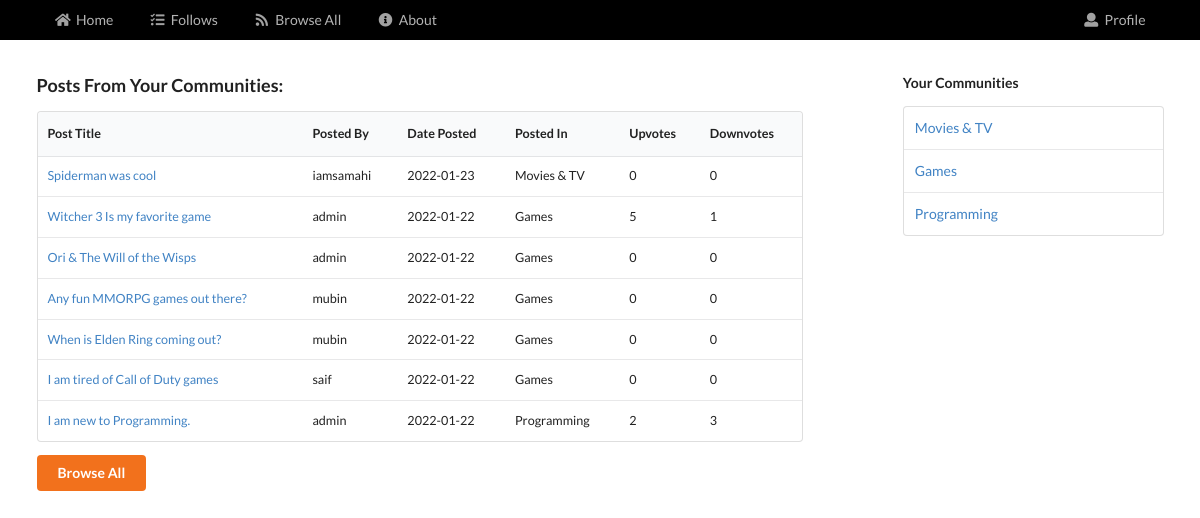
The page /view/follows.php?uname=admin on the database its author committed.
### tables this page shows
CREATE TABLE `posts` (
  `post_id` int(11) NOT NULL,
  `poster_id` int(11) NOT NULL,
  `community_id` int(11) NOT NULL,
  `post_title` varchar(150) NOT NULL,
  `post_content` varchar(500) NOT NULL,
  `datetime_posted` datetime NOT NULL DEFAULT current_timestamp(),
  `upvotes` int(11) NOT NULL,
  `downvotes` int(11) NOT NULL
);

CREATE TABLE `communities` (
  `community_id` int(11) NOT NULL,
  `community_name` varchar(50) NOT NULL,
  `description` varchar(250) NOT NULL
);

### view/follows.php (the view, shortened to what this page needs)
<?php
    include_once("./templates/head.php");
    require_once("../controllers/dbconfig.php");
    $username = $_GET["uname"];
    $followedPostsQuery = " SELECT
	                            p.post_id as postid,
                                (SELECT u.username FROM `users` u WHERE u.user_id = p.poster_id) as poster,
                                p.post_title as title,
                                c.community_name as comname,
                                c.community_id as comid,
                                DATE(p.datetime_posted) as posttime,
                                p.upvotes as uvotes,
                                p.downvotes as dvotes
                            FROM `posts` p
                            INNER JOIN `communities` c ON (c.community_id = p.community_id)
                            WHERE p.community_id IN (SELECT f.community_id
                                                     FROM `followed_communities` f
                                                     WHERE f.follower_id = (SELECT u.user_id
                                                                            FROM `users` u
                                                                            WHERE u.username = '$username'))";
    $followedPosts = mysqli_query( $connection , $followedPostsQuery )
        or die("failed to retrieve posts");
?>
<?php  include_once("./templates/navbar.php"); ?>
<div class="ui grid stackable container">
    <div class="row">
        <div class="eleven wide column">
            <h3 class="header row">Posts From Your Communities:</h3>
            <table class="ui table small">
                <thead>
                    <tr>
                        <th>Post Title</th>
                        <th>Posted By</th>
                        <th>Date Posted</th>
                        <th>Posted In</th>
                        <th>Upvotes</th>
                        <th>Downvotes</th>
                    </tr>
                </thead>
                <tbody>
                    <?php
                        if ( $followedPosts ) {
                            while( $rows = mysqli_fetch_array( $followedPosts ) ) {
                                extract( $rows );
                                echo "<tr>" ;
                                    echo "<td>  <a href=\"../view/post.php?postid=$postid&uname=$username&comid=$comid\">$title</a></td>";
                                    echo "<td> $poster</td>" ;
                                    echo "<td> $posttime</td>" ;
                                    echo "<td> $comname</td>" ;
                                    echo "<td> $uvotes</td>" ;
                                    echo "<td> $dvotes</td>" ;
                                echo "</tr>" ;
                            }
                        }
                    ?>
                </tbody>
            </table>
            <button class = "ui orange button" onclick="location.href='./browse-communities.php?uname=<?php echo $username; ?>'">Browse All</button>
        </div>
        <div class="four wide right floated column">
            <h5 class="header">Your  Communities</h5>
            <table class="ui table">
                <?php
                    $followComsQuery = "SELECT c.community_name as comname, c.community_id as comid
                                        FROM `communities` c
                                        INNER JOIN `followed_communities` f ON (f.community_id = c.community_id)
                                        INNER JOIN `users` u ON (f.follower_id = u.user_id)
                                        WHERE u.username = '$username'";
                    $followedComs = mysqli_query( $connection, $followComsQuery ) or die("Failed to fetch follow data");
                    if ( $followedComs ) {
                        while ( $rows = $followedComs->fetch_array() ) {
                            echo "<tr><td><a href='./community.php?uname=$username&comid=".$rows["comid"]."'>".$rows["comname"]."</a></td></tr>";
                        }
                    }
                ?>
            </table>
        </div>
    </div>
</div>
<?php
    include_once("./templates/foot.php");
?>

### rows shown on the page
posts: post_title "Spiderman was cool", poster "iamsamahi", posttime "2022-01-23", community.community_name "Movies & TV", upvotes "0", downvotes "0"
posts: post_title "Witcher 3 Is my favorite game", poster "admin", posttime "2022-01-22", community.community_name "Games", upvotes "5", downvotes "1"
posts: post_title "Ori & The Will of the Wisps", poster "admin", posttime "2022-01-22", community.community_name "Games", upvotes "0", downvotes "0"
posts: post_title "Any fun MMORPG games out there?", poster "mubin", posttime "2022-01-22", community.community_name "Games", upvotes "0", downvotes "0"
posts: post_title "When is Elden Ring coming out?", poster "mubin", posttime "2022-01-22", community.community_name "Games", upvotes "0", downvotes "0"
posts: post_title "I am tired of Call of Duty games", poster "saif", posttime "2022-01-22", community.community_name "Games", upvotes "0", downvotes "0"
posts: post_title "I am new to Programming.", poster "admin", posttime "2022-01-22", community.community_name "Programming", upvotes "2", downvotes "3"
communities: community_name "Movies & TV"
communities: community_name "Games"
communities: community_name "Programming"
